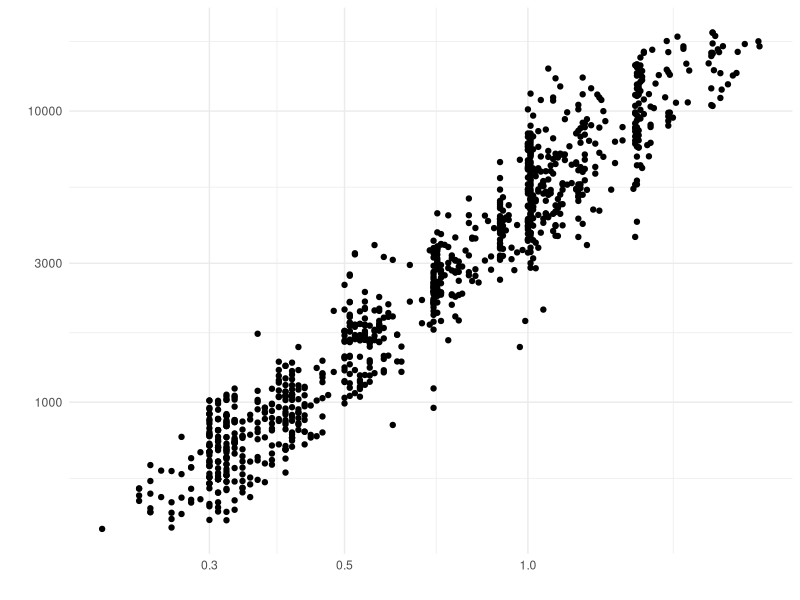
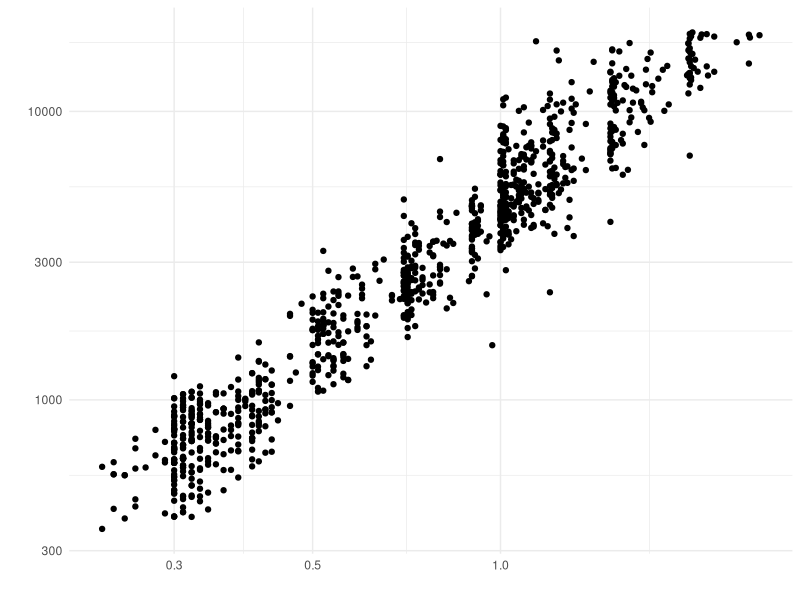

Generate these figures, in order, with R:
## ---- chunk 1
library(tidyverse)
## ---- chunk 2
## NOTE: No need to edit; just run and inspect
diamonds %>%
  slice_sample(n = 1000) %>%

  ggplot(aes(carat, price)) +
  geom_point() +

  scale_x_log10() +
  scale_y_log10() +
  theme_minimal() +
  labs(x = "", y = "")
## ---- chunk 3
## NOTE: No need to edit; just run and inspect
diamonds %>%
  slice_sample(n = 1000) %>%

  ggplot(aes(carat, price)) +
  geom_point() +

  scale_x_log10() +
  scale_y_log10() +
  theme_minimal() +
  labs(x = "", y = "")
